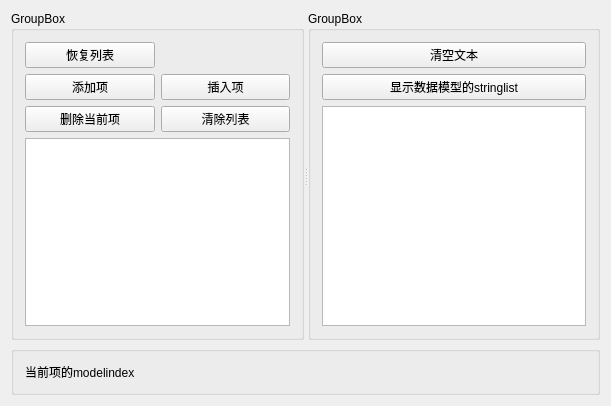
<?xml version="1.0" encoding="UTF-8"?>
<ui version="4.0">
 <class>Widget</class>
 <widget class="QWidget" name="Widget">
  <property name="geometry">
   <rect>
    <x>0</x>
    <y>0</y>
    <width>611</width>
    <height>406</height>
   </rect>
  </property>
  <property name="windowTitle">
   <string>Widget</string>
  </property>
  <layout class="QGridLayout" name="gridLayout_5">
   <item row="0" column="0">
    <widget class="QSplitter" name="splitter">
     <property name="orientation">
      <enum>Qt::Horizontal</enum>
     </property>
     <widget class="QGroupBox" name="groupBox">
      <property name="title">
       <string>GroupBox</string>
      </property>
      <layout class="QGridLayout" name="gridLayout_3">
       <item row="0" column="0">
        <layout class="QGridLayout" name="gridLayout_2">
         <item row="0" column="0">
          <widget class="QPushButton" name="btnInit">
           <property name="text">
            <string>恢复列表</string>
           </property>
          </widget>
         </item>
         <item row="1" column="0">
          <widget class="QPushButton" name="btnAppend">
           <property name="text">
            <string>添加项</string>
           </property>
          </widget>
         </item>
         <item row="1" column="1">
          <widget class="QPushButton" name="btnInsert">
           <property name="text">
            <string>插入项</string>
           </property>
          </widget>
         </item>
         <item row="2" column="0">
          <widget class="QPushButton" name="btnDel">
           <property name="text">
            <string>删除当前项</string>
           </property>
          </widget>
         </item>
         <item row="2" column="1">
          <widget class="QPushButton" name="btnClear">
           <property name="text">
            <string>清除列表</string>
           </property>
          </widget>
         </item>
        </layout>
       </item>
       <item row="1" column="0">
        <widget class="QListView" name="listView"/>
       </item>
      </layout>
     </widget>
     <widget class="QGroupBox" name="groupBox_2">
      <property name="title">
       <string>GroupBox</string>
      </property>
      <layout class="QGridLayout" name="gridLayout_4">
       <item row="0" column="0">
        <layout class="QVBoxLayout" name="verticalLayout">
         <item>
          <widget class="QPushButton" name="btnClearText">
           <property name="text">
            <string>清空文本</string>
           </property>
          </widget>
         </item>
         <item>
          <widget class="QPushButton" name="btnDisplay">
           <property name="text">
            <string>显示数据模型的stringlist</string>
           </property>
          </widget>
         </item>
        </layout>
       </item>
       <item row="1" column="0">
        <widget class="QPlainTextEdit" name="plainTextEdit"/>
       </item>
      </layout>
     </widget>
    </widget>
   </item>
   <item row="1" column="0">
    <widget class="QGroupBox" name="groupBox_3">
     <property name="title">
      <string/>
     </property>
     <layout class="QGridLayout" name="gridLayout">
      <item row="0" column="0">
       <widget class="QLabel" name="label">
        <property name="text">
         <string>当前项的modelindex</string>
        </property>
       </widget>
      </item>
     </layout>
    </widget>
   </item>
  </layout>
 </widget>
 <layoutdefault spacing="6" margin="11"/>
 <resources/>
 <connections/>
</ui>
